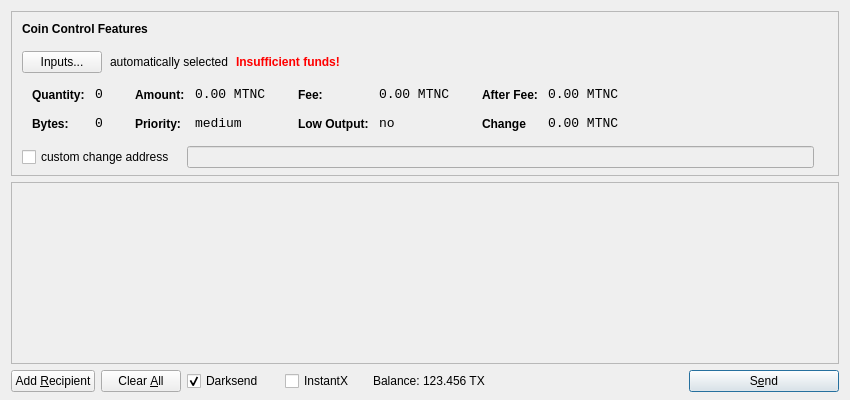
<?xml version="1.0" encoding="UTF-8"?>
<ui version="4.0">
 <class>SendCoinsDialog</class>
 <widget class="QDialog" name="SendCoinsDialog">
  <property name="geometry">
   <rect>
    <x>0</x>
    <y>0</y>
    <width>850</width>
    <height>400</height>
   </rect>
  </property>
  <property name="windowTitle">
   <string>Send Coins</string>
  </property>
  <layout class="QVBoxLayout" name="verticalLayout" stretch="0,1,0">
   <property name="bottomMargin">
    <number>8</number>
   </property>
   <item>
    <widget class="QFrame" name="frameCoinControl">
     <property name="sizePolicy">
      <sizepolicy hsizetype="Expanding" vsizetype="Expanding">
       <horstretch>0</horstretch>
       <verstretch>0</verstretch>
      </sizepolicy>
     </property>
     <property name="maximumSize">
      <size>
       <width>16777215</width>
       <height>16777215</height>
      </size>
     </property>
     <property name="frameShape">
      <enum>QFrame::StyledPanel</enum>
     </property>
     <property name="frameShadow">
      <enum>QFrame::Sunken</enum>
     </property>
     <layout class="QVBoxLayout" name="verticalLayoutCoinControl2">
      <property name="spacing">
       <number>-1</number>
      </property>
      <property name="leftMargin">
       <number>0</number>
      </property>
      <property name="topMargin">
       <number>0</number>
      </property>
      <property name="rightMargin">
       <number>0</number>
      </property>
      <property name="bottomMargin">
       <number>6</number>
      </property>
      <item>
       <layout class="QVBoxLayout" name="verticalLayoutCoinControl" stretch="0,0,0,0,1">
        <property name="spacing">
         <number>0</number>
        </property>
        <property name="leftMargin">
         <number>10</number>
        </property>
        <property name="topMargin">
         <number>10</number>
        </property>
        <item>
         <layout class="QHBoxLayout" name="horizontalLayoutCoinControl1">
          <property name="bottomMargin">
           <number>15</number>
          </property>
          <item>
           <widget class="QLabel" name="labelCoinControlFeatures">
            <property name="sizePolicy">
             <sizepolicy hsizetype="Preferred" vsizetype="Maximum">
              <horstretch>0</horstretch>
              <verstretch>0</verstretch>
             </sizepolicy>
            </property>
            <property name="font">
             <font>
              <weight>75</weight>
              <bold>true</bold>
             </font>
            </property>
            <property name="styleSheet">
             <string notr="true">font-weight:bold;</string>
            </property>
            <property name="text">
             <string>Coin Control Features</string>
            </property>
           </widget>
          </item>
         </layout>
        </item>
        <item>
         <layout class="QHBoxLayout" name="horizontalLayoutCoinControl2" stretch="0,0,0,0">
          <property name="spacing">
           <number>8</number>
          </property>
          <property name="bottomMargin">
           <number>10</number>
          </property>
          <item>
           <widget class="QPushButton" name="pushButtonCoinControl">
            <property name="styleSheet">
             <string notr="true"/>
            </property>
            <property name="text">
             <string>Inputs...</string>
            </property>
           </widget>
          </item>
          <item>
           <widget class="QLabel" name="labelCoinControlAutomaticallySelected">
            <property name="text">
             <string>automatically selected</string>
            </property>
            <property name="margin">
             <number>5</number>
            </property>
           </widget>
          </item>
          <item>
           <widget class="QLabel" name="labelCoinControlInsuffFunds">
            <property name="font">
             <font>
              <weight>75</weight>
              <bold>true</bold>
             </font>
            </property>
            <property name="styleSheet">
             <string notr="true">color:red;font-weight:bold;</string>
            </property>
            <property name="text">
             <string>Insufficient funds!</string>
            </property>
            <property name="margin">
             <number>5</number>
            </property>
           </widget>
          </item>
          <item>
           <spacer name="horizontalSpacerCoinControl">
            <property name="orientation">
             <enum>Qt::Horizontal</enum>
            </property>
            <property name="sizeHint" stdset="0">
             <size>
              <width>40</width>
              <height>1</height>
             </size>
            </property>
           </spacer>
          </item>
         </layout>
        </item>
        <item>
         <widget class="QWidget" name="widgetCoinControl" native="true">
          <property name="sizePolicy">
           <sizepolicy hsizetype="Preferred" vsizetype="Preferred">
            <horstretch>0</horstretch>
            <verstretch>0</verstretch>
           </sizepolicy>
          </property>
          <property name="minimumSize">
           <size>
            <width>0</width>
            <height>0</height>
           </size>
          </property>
          <property name="styleSheet">
           <string notr="true"/>
          </property>
          <layout class="QHBoxLayout" name="horizontalLayoutCoinControl5">
           <property name="margin">
            <number>0</number>
           </property>
           <item>
            <layout class="QHBoxLayout" name="horizontalLayoutCoinControl3" stretch="0,0,0,1">
             <property name="spacing">
              <number>20</number>
             </property>
             <property name="topMargin">
              <number>0</number>
             </property>
             <property name="bottomMargin">
              <number>10</number>
             </property>
             <item>
              <layout class="QFormLayout" name="formLayoutCoinControl1">
               <property name="horizontalSpacing">
                <number>10</number>
               </property>
               <property name="verticalSpacing">
                <number>14</number>
               </property>
               <property name="leftMargin">
                <number>10</number>
               </property>
               <property name="topMargin">
                <number>4</number>
               </property>
               <property name="rightMargin">
                <number>6</number>
               </property>
               <item row="0" column="0">
                <widget class="QLabel" name="labelCoinControlQuantityText">
                 <property name="styleSheet">
                  <string notr="true">font-weight:bold;</string>
                 </property>
                 <property name="text">
                  <string>Quantity:</string>
                 </property>
                 <property name="margin">
                  <number>0</number>
                 </property>
                </widget>
               </item>
               <item row="0" column="1">
                <widget class="QLabel" name="labelCoinControlQuantity">
                 <property name="font">
                  <font>
                   <family>Monospace</family>
                   <pointsize>10</pointsize>
                  </font>
                 </property>
                 <property name="cursor">
                  <cursorShape>IBeamCursor</cursorShape>
                 </property>
                 <property name="contextMenuPolicy">
                  <enum>Qt::ActionsContextMenu</enum>
                 </property>
                 <property name="text">
                  <string>0</string>
                 </property>
                 <property name="margin">
                  <number>0</number>
                 </property>
                 <property name="textInteractionFlags">
                  <set>Qt::LinksAccessibleByMouse|Qt::TextSelectableByKeyboard|Qt::TextSelectableByMouse</set>
                 </property>
                </widget>
               </item>
               <item row="1" column="0">
                <widget class="QLabel" name="labelCoinControlBytesText">
                 <property name="styleSheet">
                  <string notr="true">font-weight:bold;</string>
                 </property>
                 <property name="text">
                  <string>Bytes:</string>
                 </property>
                </widget>
               </item>
               <item row="1" column="1">
                <widget class="QLabel" name="labelCoinControlBytes">
                 <property name="font">
                  <font>
                   <family>Monospace</family>
                   <pointsize>10</pointsize>
                  </font>
                 </property>
                 <property name="cursor">
                  <cursorShape>IBeamCursor</cursorShape>
                 </property>
                 <property name="contextMenuPolicy">
                  <enum>Qt::ActionsContextMenu</enum>
                 </property>
                 <property name="text">
                  <string>0</string>
                 </property>
                 <property name="textInteractionFlags">
                  <set>Qt::LinksAccessibleByMouse|Qt::TextSelectableByKeyboard|Qt::TextSelectableByMouse</set>
                 </property>
                </widget>
               </item>
              </layout>
             </item>
             <item>
              <layout class="QFormLayout" name="formLayoutCoinControl2">
               <property name="horizontalSpacing">
                <number>10</number>
               </property>
               <property name="verticalSpacing">
                <number>14</number>
               </property>
               <property name="leftMargin">
                <number>6</number>
               </property>
               <property name="topMargin">
                <number>4</number>
               </property>
               <property name="rightMargin">
                <number>6</number>
               </property>
               <item row="0" column="0">
                <widget class="QLabel" name="labelCoinControlAmountText">
                 <property name="styleSheet">
                  <string notr="true">font-weight:bold;</string>
                 </property>
                 <property name="text">
                  <string>Amount:</string>
                 </property>
                 <property name="margin">
                  <number>0</number>
                 </property>
                </widget>
               </item>
               <item row="0" column="1">
                <widget class="QLabel" name="labelCoinControlAmount">
                 <property name="font">
                  <font>
                   <family>Monospace</family>
                   <pointsize>10</pointsize>
                  </font>
                 </property>
                 <property name="cursor">
                  <cursorShape>IBeamCursor</cursorShape>
                 </property>
                 <property name="contextMenuPolicy">
                  <enum>Qt::ActionsContextMenu</enum>
                 </property>
                 <property name="text">
                  <string>0.00 MTNC</string>
                 </property>
                 <property name="textInteractionFlags">
                  <set>Qt::LinksAccessibleByMouse|Qt::TextSelectableByKeyboard|Qt::TextSelectableByMouse</set>
                 </property>
                </widget>
               </item>
               <item row="1" column="0">
                <widget class="QLabel" name="labelCoinControlPriorityText">
                 <property name="styleSheet">
                  <string notr="true">font-weight:bold;</string>
                 </property>
                 <property name="text">
                  <string>Priority:</string>
                 </property>
                </widget>
               </item>
               <item row="1" column="1">
                <widget class="QLabel" name="labelCoinControlPriority">
                 <property name="font">
                  <font>
                   <family>Monospace</family>
                   <pointsize>10</pointsize>
                  </font>
                 </property>
                 <property name="cursor">
                  <cursorShape>IBeamCursor</cursorShape>
                 </property>
                 <property name="contextMenuPolicy">
                  <enum>Qt::ActionsContextMenu</enum>
                 </property>
                 <property name="text">
                  <string>medium</string>
                 </property>
                 <property name="textInteractionFlags">
                  <set>Qt::LinksAccessibleByMouse|Qt::TextSelectableByKeyboard|Qt::TextSelectableByMouse</set>
                 </property>
                </widget>
               </item>
              </layout>
             </item>
             <item>
              <layout class="QFormLayout" name="formLayoutCoinControl3">
               <property name="horizontalSpacing">
                <number>10</number>
               </property>
               <property name="verticalSpacing">
                <number>14</number>
               </property>
               <property name="leftMargin">
                <number>6</number>
               </property>
               <property name="topMargin">
                <number>4</number>
               </property>
               <property name="rightMargin">
                <number>6</number>
               </property>
               <item row="0" column="0">
                <widget class="QLabel" name="labelCoinControlFeeText">
                 <property name="styleSheet">
                  <string notr="true">font-weight:bold;</string>
                 </property>
                 <property name="text">
                  <string>Fee:</string>
                 </property>
                 <property name="margin">
                  <number>0</number>
                 </property>
                </widget>
               </item>
               <item row="0" column="1">
                <widget class="QLabel" name="labelCoinControlFee">
                 <property name="font">
                  <font>
                   <family>Monospace</family>
                   <pointsize>10</pointsize>
                  </font>
                 </property>
                 <property name="cursor">
                  <cursorShape>IBeamCursor</cursorShape>
                 </property>
                 <property name="contextMenuPolicy">
                  <enum>Qt::ActionsContextMenu</enum>
                 </property>
                 <property name="text">
                  <string>0.00 MTNC</string>
                 </property>
                 <property name="textInteractionFlags">
                  <set>Qt::LinksAccessibleByMouse|Qt::TextSelectableByKeyboard|Qt::TextSelectableByMouse</set>
                 </property>
                </widget>
               </item>
               <item row="1" column="0">
                <widget class="QLabel" name="labelCoinControlLowOutputText">
                 <property name="styleSheet">
                  <string notr="true">font-weight:bold;</string>
                 </property>
                 <property name="text">
                  <string>Low Output:</string>
                 </property>
                </widget>
               </item>
               <item row="1" column="1">
                <widget class="QLabel" name="labelCoinControlLowOutput">
                 <property name="font">
                  <font>
                   <family>Monospace</family>
                   <pointsize>10</pointsize>
                  </font>
                 </property>
                 <property name="cursor">
                  <cursorShape>IBeamCursor</cursorShape>
                 </property>
                 <property name="contextMenuPolicy">
                  <enum>Qt::ActionsContextMenu</enum>
                 </property>
                 <property name="text">
                  <string>no</string>
                 </property>
                 <property name="textInteractionFlags">
                  <set>Qt::LinksAccessibleByMouse|Qt::TextSelectableByKeyboard|Qt::TextSelectableByMouse</set>
                 </property>
                </widget>
               </item>
              </layout>
             </item>
             <item>
              <layout class="QFormLayout" name="formLayoutCoinControl4">
               <property name="horizontalSpacing">
                <number>10</number>
               </property>
               <property name="verticalSpacing">
                <number>14</number>
               </property>
               <property name="leftMargin">
                <number>6</number>
               </property>
               <property name="topMargin">
                <number>4</number>
               </property>
               <property name="rightMargin">
                <number>6</number>
               </property>
               <item row="0" column="0">
                <widget class="QLabel" name="labelCoinControlAfterFeeText">
                 <property name="styleSheet">
                  <string notr="true">font-weight:bold;</string>
                 </property>
                 <property name="text">
                  <string>After Fee:</string>
                 </property>
                 <property name="margin">
                  <number>0</number>
                 </property>
                </widget>
               </item>
               <item row="0" column="1">
                <widget class="QLabel" name="labelCoinControlAfterFee">
                 <property name="font">
                  <font>
                   <family>Monospace</family>
                   <pointsize>10</pointsize>
                  </font>
                 </property>
                 <property name="cursor">
                  <cursorShape>IBeamCursor</cursorShape>
                 </property>
                 <property name="contextMenuPolicy">
                  <enum>Qt::ActionsContextMenu</enum>
                 </property>
                 <property name="text">
                  <string>0.00 MTNC</string>
                 </property>
                 <property name="textInteractionFlags">
                  <set>Qt::LinksAccessibleByMouse|Qt::TextSelectableByKeyboard|Qt::TextSelectableByMouse</set>
                 </property>
                </widget>
               </item>
               <item row="1" column="0">
                <widget class="QLabel" name="labelCoinControlChangeText">
                 <property name="styleSheet">
                  <string notr="true">font-weight:bold;</string>
                 </property>
                 <property name="text">
                  <string>Change</string>
                 </property>
                </widget>
               </item>
               <item row="1" column="1">
                <widget class="QLabel" name="labelCoinControlChange">
                 <property name="font">
                  <font>
                   <family>Monospace</family>
                   <pointsize>10</pointsize>
                  </font>
                 </property>
                 <property name="cursor">
                  <cursorShape>IBeamCursor</cursorShape>
                 </property>
                 <property name="contextMenuPolicy">
                  <enum>Qt::ActionsContextMenu</enum>
                 </property>
                 <property name="text">
                  <string>0.00 MTNC</string>
                 </property>
                 <property name="textInteractionFlags">
                  <set>Qt::LinksAccessibleByMouse|Qt::TextSelectableByKeyboard|Qt::TextSelectableByMouse</set>
                 </property>
                </widget>
               </item>
              </layout>
             </item>
            </layout>
           </item>
          </layout>
         </widget>
        </item>
        <item>
         <layout class="QHBoxLayout" name="horizontalLayoutCoinControl4" stretch="0,0,0">
          <property name="spacing">
           <number>12</number>
          </property>
          <property name="sizeConstraint">
           <enum>QLayout::SetDefaultConstraint</enum>
          </property>
          <property name="topMargin">
           <number>5</number>
          </property>
          <property name="rightMargin">
           <number>5</number>
          </property>
          <item>
           <widget class="QCheckBox" name="checkBoxCoinControlChange">
            <property name="text">
             <string>custom change address</string>
            </property>
           </widget>
          </item>
          <item>
           <widget class="QLineEdit" name="lineEditCoinControlChange">
            <property name="enabled">
             <bool>false</bool>
            </property>
            <property name="sizePolicy">
             <sizepolicy hsizetype="Expanding" vsizetype="Fixed">
              <horstretch>0</horstretch>
              <verstretch>0</verstretch>
             </sizepolicy>
            </property>
           </widget>
          </item>
          <item>
           <widget class="QLabel" name="labelCoinControlChangeLabel">
            <property name="sizePolicy">
             <sizepolicy hsizetype="Preferred" vsizetype="Expanding">
              <horstretch>0</horstretch>
              <verstretch>0</verstretch>
             </sizepolicy>
            </property>
            <property name="minimumSize">
             <size>
              <width>0</width>
              <height>0</height>
             </size>
            </property>
            <property name="text">
             <string/>
            </property>
            <property name="margin">
             <number>3</number>
            </property>
           </widget>
          </item>
         </layout>
        </item>
        <item>
         <spacer name="verticalSpacerCoinControl">
          <property name="orientation">
           <enum>Qt::Vertical</enum>
          </property>
          <property name="sizeHint" stdset="0">
           <size>
            <width>800</width>
            <height>1</height>
           </size>
          </property>
         </spacer>
        </item>
       </layout>
      </item>
     </layout>
    </widget>
   </item>
   <item>
    <widget class="QScrollArea" name="scrollArea">
     <property name="widgetResizable">
      <bool>true</bool>
     </property>
     <widget class="QWidget" name="scrollAreaWidgetContents">
      <property name="geometry">
       <rect>
        <x>0</x>
        <y>0</y>
        <width>830</width>
        <height>165</height>
       </rect>
      </property>
      <layout class="QVBoxLayout" name="verticalLayout_2">
       <property name="margin">
        <number>0</number>
       </property>
       <item>
        <layout class="QVBoxLayout" name="entries">
         <property name="spacing">
          <number>6</number>
         </property>
        </layout>
       </item>
       <item>
        <spacer name="verticalSpacer">
         <property name="orientation">
          <enum>Qt::Vertical</enum>
         </property>
         <property name="sizeHint" stdset="0">
          <size>
           <width>20</width>
           <height>40</height>
          </size>
         </property>
        </spacer>
       </item>
      </layout>
     </widget>
    </widget>
   </item>
   <item>
    <layout class="QHBoxLayout" name="horizontalLayout">
     <item>
      <widget class="QPushButton" name="addButton">
       <property name="toolTip">
        <string>Send to multiple recipients at once</string>
       </property>
       <property name="text">
        <string>Add &amp;Recipient</string>
       </property>
       <property name="autoDefault">
        <bool>false</bool>
       </property>
      </widget>
     </item>
     <item>
      <widget class="QPushButton" name="clearButton">
       <property name="sizePolicy">
        <sizepolicy hsizetype="Minimum" vsizetype="Fixed">
         <horstretch>0</horstretch>
         <verstretch>0</verstretch>
        </sizepolicy>
       </property>
       <property name="toolTip">
        <string>Remove all transaction fields</string>
       </property>
       <property name="text">
        <string>Clear &amp;All</string>
       </property>
       <property name="autoRepeatDelay">
        <number>300</number>
       </property>
       <property name="autoDefault">
        <bool>false</bool>
       </property>
      </widget>
     </item>
     <item>
      <layout class="QHBoxLayout" name="horizontalLayout_2">
       <property name="spacing">
        <number>3</number>
       </property>
        <item>
        <widget class="QCheckBox" name="checkUseDarksend">
         <property name="minimumSize">
          <size>
           <width>95</width>
           <height>0</height>
          </size>
         </property>
         <property name="text">
          <string>Darksend</string>
         </property>
         <property name="checked">
          <bool>true</bool>
         </property>
        </widget>
       </item>
       <item>
        <widget class="QCheckBox" name="checkInstantX">
         <property name="enabled">
          <bool>true</bool>
         </property>
         <property name="minimumSize">
          <size>
           <width>85</width>
           <height>0</height>
          </size>
         </property>
         <property name="text">
          <string>InstantX</string>
         </property>
        </widget>
       </item>
       <item>
        <widget class="QLabel" name="label">
         <property name="sizePolicy">
          <sizepolicy hsizetype="Preferred" vsizetype="Fixed">
           <horstretch>0</horstretch>
           <verstretch>0</verstretch>
          </sizepolicy>
         </property>
         <property name="text">
          <string>Balance:</string>
         </property>
        </widget>
       </item>
       <item>
        <widget class="QLabel" name="labelBalance">
         <property name="sizePolicy">
          <sizepolicy hsizetype="Preferred" vsizetype="Fixed">
           <horstretch>0</horstretch>
           <verstretch>0</verstretch>
          </sizepolicy>
         </property>
         <property name="cursor">
          <cursorShape>IBeamCursor</cursorShape>
         </property>
         <property name="text">
          <string>123.456 TX</string>
         </property>
         <property name="textInteractionFlags">
          <set>Qt::LinksAccessibleByMouse|Qt::TextSelectableByKeyboard|Qt::TextSelectableByMouse</set>
         </property>
        </widget>
       </item>
      </layout>
     </item>
     <item>
      <spacer name="horizontalSpacer">
       <property name="orientation">
        <enum>Qt::Horizontal</enum>
       </property>
       <property name="sizeHint" stdset="0">
        <size>
         <width>40</width>
         <height>20</height>
        </size>
       </property>
      </spacer>
     </item>
     <item>
      <widget class="QPushButton" name="sendButton">
       <property name="minimumSize">
        <size>
         <width>150</width>
         <height>0</height>
        </size>
       </property>
       <property name="toolTip">
        <string>Confirm the send action</string>
       </property>
       <property name="text">
        <string>S&amp;end</string>
       </property>
       <property name="icon">
        <iconset resource="../bitcoin.qrc">
         <normaloff>:/icons/send</normaloff>:/icons/send</iconset>
       </property>
       <property name="default">
        <bool>true</bool>
       </property>
      </widget>
     </item>
    </layout>
   </item>
  </layout>
 </widget>
 <resources>
  <include location="../bitcoin.qrc"/>
 </resources>
 <connections/>
</ui>
